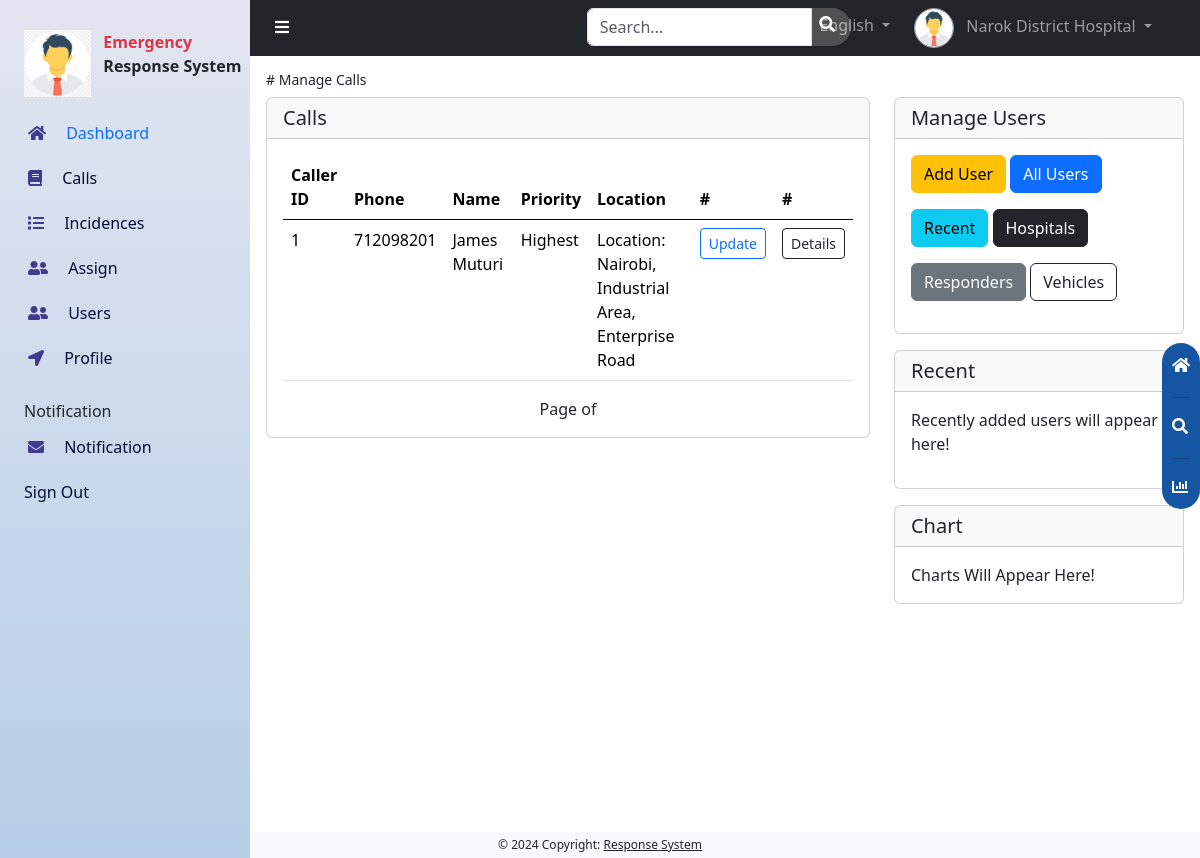
Screenshot of /admins/calls/ (signed in) with the database file from the repository.
### accounts/models.py (models this page shows)
class CustomUser(AbstractUser):
    role =[
        ('Responder', 'responder'),
        ('Hospital', 'hospital'),
        ('Vehicle', 'vehicle'),
    ]
    username = None
    email = models.EmailField(unique=True)
    full_names = models.CharField(max_length=100, blank=True)
    user_type = models.CharField(max_length=20, choices=role, default='Responder')
    location = models.ForeignKey(Location, on_delete=models.CASCADE, blank=True, null=True)
    date_joined = models.DateField(auto_now_add=True)
    USERNAME_FIELD = 'email'
    REQUIRED_FIELDS = ['full_names', ]
    objects = CustomUserManager()
    def __str__(self):
        return self.full_names

### administrator/models.py (models this page shows, shortened)
class Calls(models.Model):
    levels =[
        ('Highest', 'highest'),
        ('Moderate', 'moderate'),
        ('Low', 'low'),
    ]
    caller_name = models.CharField(max_length=100)
    caller_phone = models.IntegerField()
    location = models.ForeignKey(Location, on_delete=models.CASCADE)
    time_of_call = models.DateTimeField(auto_now_add=True)
    priority = models.CharField(max_length=50, choices=levels, default='Moderate')

### main/models.py (models this page shows)
class Location(models.Model):
    address = models.CharField(max_length=255)
    lon = models.FloatField()
    lat = models.FloatField()
    def __str__(self):
        return f'Location: {self.address}'

### administrator/views.py (the view)
# urls.py: path('calls/', views.calls, name='calls'),
@login_required
@user_passes_test(is_superuser)
def calls(request):
    calls = Calls.objects.all().order_by('-time_of_call')
    recent_calls = Calls.objects.all().order_by('-time_of_call')[0:3]
    context = {
        'calls': calls,
        'recent_calls': recent_calls
    }
    return render(request, 'calls/calls.html', context)

### administrator/views.py (called while the page is built)
def is_superuser(request):
    return is_superuser

### administrator/templates/calls/calls.html (shortened to what this page needs)
{% extends '../dashboard.html' %}
{% block content %}
<div id="content" class="can_have_sidenav">
    <div class="p-3">
        {% block items %}
        <h3 class="fw-lighter small"># Manage Calls</h3>
        <div class="row">
            <div class="col-12 col-lg-8 mb-4 mb-lg-0">
                {% if calls %}
                <div class="card">
                    <h5 class="card-header">Calls</h5>
                    <div class="card-body">
                        <div class="table-responsive">
                            <table class="table">
                                <thead>
                                    <tr>
                                        <th scope="col">Caller ID</th>
                                        <th scope="col">Phone</th>
                                        <th scope="col">Name</th>
                                        <th scope="col">Priority</th>
                                        <th scope="col">Location</th>
                                        <th scope="col">#</th>
                                        <th scope="col">#</th>
                                    </tr>
                                </thead>
                                <tbody>
                                    {% for call in calls %}
                                    <tr>
                                        <td>{{call.id}}</td>
                                        <td>{{call.caller_phone}}</td>
                                        <td>{{call.caller_name}}</td>
                                        <td>{{call.priority}}</td>
                                        <td>{{call.location}}</td>
                                        <td>
                                            <a href="{% url 'call_update' call.id %}"
                                                class="btn btn-sm btn-outline-primary">Update</a>
                                        </td>
                                        <td>
                                            <a href="{% url 'call_details' call.id %}"
                                                class="btn btn-sm btn-outline-dark">Details</a>
                                        </td>
                                    </tr>
                                    {% endfor %}
                                </tbody>
                            </table>
                        </div>
                        <div class='pagination justify-content-center'>
                            <span class='mx-4'>
                                Page {{ page_obj.number }} of {{ page_obj.paginator.num_pages }}
                            </span>
                        </div>
                    </div>
                </div>
                {% endif %}
            </div>
            {% endblock %}
            <div class="col">
                <div class="card mb-3">
                    <h5 class="card-header">Manage Users</h5>
                    <div class="card-body gap-5">
                        <a class="btn btn-block btn-warning mb-3" href="{% url 'add_user'%}">Add User</a>
                        <a class="btn btn-block btn-primary mb-3" href="{% url 'user_list'%}">All Users</a>
                        <a class="btn btn-block btn-info mb-3" href="{% url 'user_list'%}">Recent</a>
                        <a class="btn btn-block btn-dark mb-3" href="{% url 'hospital_users' %}">Hospitals</a>
                        <a class="btn btn-block btn-secondary mb-3" href="{% url 'responder_users' %}">Responders</a>
                        <a class="btn btn-block btn-outline-dark mb-3" href="{% url 'vehicle_users' %}">Vehicles</a>
                    </div>
                </div>
                <div class="card mb-3">
                    <h5 class="card-header">Recent</h5>
                    {% if recent_users %}
                    <div class="p-3">
                        {% for user in recent_users %}
                        <p>
                            <strong>{{user.user_type}}</strong>: {{user.full_names}} <a href="">details.</a>
                        </p>
                        {% endfor %}
                    </div>
                    {% else %}
                    <div class="card-body">
                        <p class="fw-lighter">
                            Recently added users will appear here!
                        </p>
                    </div>
                    {% endif %}
                </div>
                <div class="card">
                    <h5 class="card-header">Chart</h5>
                    <div class="card-body">
                        <div class="card-text fw-lighter">Charts Will Appear Here!</div>
                    </div>
                </div>
            </div>
        </div>
    </div>
</div>
{% endblock %}

### administrator/templates/dashboard.html (shortened to what this page needs)
{% load static %}
<!doctype html>
<html lang="en">
<head>
    <link rel="stylesheet" href="{% static 'css/bootstrap.min.css' %}">
    <link rel="stylesheet" href="{% static 'css/fontawesome.min.css' %}">
    <link rel="stylesheet" href="{% static 'css/chart.min.css' %}">
    <link rel="stylesheet" href="{% static 'css/custom.css' %}">
    <link href="https://cdn.jsdelivr.net/npm/bootstrap@5.3.3/dist/css/bootstrap.min.css" rel="stylesheet"
>
</head>
<body>
    <nav class="navbar navbar-expand-lg navbar-dark bg-dark text-light can_have_sidenav">
        <div class="container-fluid navbar-nav">
            <div class="row w-100">
                <div class="col-5 col-lg-4 ps-4 pe-4">
                    <button class="btn btn-nav" onclick="toggle_sidenav()">
                        <i class="fa fa-bars text-white"></i>
                    </button>
                </div>
                <div class="col-lg-4 ps-4 pe-4 d-none d-lg-block">
                    <div class="input-group nav-search d-none d-lg-inline-flex">
                        <input type="text" class="form-control search-input" placeholder="Search...">
                        <span>
                            <i class="fa fa-search pe-3 ps-2 pt-2 text-white"></i>
                        </span>
                    </div>
                </div>
                <div class="col-3 col-lg-4 ps-4 pe-4 d-flex justify-content-end">
                    <li class="nav-item dropdown d-none d-lg-inline-block">
                        <a class="nav-link dropdown-toggle p-0" href="#" id="navbarDropdown" role="button"
                            data-bs-toggle="dropdown" aria-expanded="false">
                            <button class="btn btn-nav me-2">
                                <i class="fa fa-globe text-white"></i>
                            </button>
                            English
                        </a>
                    </li>
                    <li class="nav-item dropdown d-inline-block ms-4 mobile-nav-3">
                        <a class="nav-link dropdown-toggle p-0" href="#" id="navbarDropdown" role="button"
                            data-bs-toggle="dropdown" aria-expanded="false">
                            <img src="{% static 'images/avatar.png' %}" class="me-lg-2 profile-img" width="40">
                            <span class="d-none d-lg-inline-block">{{request.user}}</span>
                        </a>
                    </li>
                </div>
            </div>
        </div>
    </nav>
    {% block content %}{% endblock %}
    <div id="floating-menu">
        <a href="">
            <i class="fa fa-home mb-2"></i>
        </a>
        <hr>
        <a href="">
            <i class="fa fa-search mb-2"></i>
        </a>
        <hr>
        <a href="">
            <i class="fa fa-chart-bar"></i>
        </a>
    </div>
    <div id="sidenav">
        <div class="row mb-3">
            <div class="col-4">
                <img src="{% static 'images/avatar.png' %}" alt="Logo" class="img-fluid ms-4">
            </div>
            <div class="col-8 ps-4">
                <p class="text-danger fw-bold mb-0">Emergency</p>
                <p class="mb-0 fw-bold">Response System</p>
            </div>
        </div>
        <a href="" class="this-page">
            <i class="fa fa-home side-icon me-3"></i>
            Dashboard
        </a>
        <a href="{% url 'calls' %}">
            <i class="fa fa-book side-icon me-3"></i>
            Calls
        </a>
        <a href="{% url 'incidents' %}">
            <i class="fa fa-list side-icon me-3"></i>
            Incidences
        </a>
        <a href="{% url 'pending_incidents'%}">
            <i class="fa fa-user-friends side-icon me-3"></i>
            Assign
        </a>
        <a href="{% url 'user_list'%}">
            <i class="fa fa-user-friends side-icon me-3"></i>
            Users
        </a>
        <a href="{% url 'update_profile'%}">
            <i class="fa fa-location-arrow side-icon me-3"></i>
            Profile
        </a>
        <p class="ms-4 mb-1 mt-3">Notification</p>
        <a href="">
            <i class="fa fa-envelope side-icon me-3"></i>
            Notification
        </a>
        <a href="{% url 'logout' %}" class="ms-4 ps-0">Sign Out</a>
    </div>
    <footer class="bg-light font-12 text-center text-lg-start">
        <div class="text-center p-1">
            © 2024 Copyright:
            <a class="text-dark" href="">Response System</a>
        </div>
    </footer>
</body>
</html>

### static/css/custom.css (style rules this page uses)
body { background-color: #f2f2f2; min-height: 97vh; }
#sidenav { height: 100%; position: fixed; z-index: 1; top: 0; left: 0; background: linear-gradient(180deg, rgba(227, 229, 241, 1) 0%, rgba(182, 206, 230, 1) 100%); transition: 0.5s; padding-top: 30px; width: 250px; overflow-x: hidden; overflow-y: auto; }
#sidenav a { padding: 8px 13px 13px 28px; text-decoration: none; font-size: 16px; color: #030f37; display: block; transition: 0.3s; overflow-x: hidden; }
.this-page { color: #0d6efd !important; }
.side-icon { color: #423a8e; }
.can_have_sidenav { margin-left: 250px; transition: 0.5s; }
#content { min-height: 97vh; }
@media screen and (min-width: 1000px) { #content { margin-left: 250px; } }
@media screen and (min-width: 1000px) { #sidenav { left: 0; } }
#floating-menu { position: fixed; top: 40%; right: 0; border-radius: 20px; background-color: #1655a2; padding: 10px; }
#floating-menu a { color: #fff; }
.btn-nav { color: #909090; background-color: #3f3f40; border-radius: 50%; padding: 10px 11px 5px 11px; }
.profile-img { border-radius: 50%; border: #a0a0a1 solid 1px; }
.nav-search { background-color: #4f5050; border-radius: 20px; color: #3f3f40; width: 60%; display: inline-flex; margin-left: 1vw; }
.search-input { background-color: #4f5050; border: none; border-radius: 20px; }
.search-input::placeholder { color: #f0f0f0; }
footer { background-color: rgba(0, 0, 0, 0.1) }
.font-12 { font-size: 12px; }

### rows the page displays
CustomUser: user "Narok District Hospital"
Calls: id "1", caller_phone "712098201", caller_name "James Muturi", priority "Highest", location "Location: Nairobi, Industrial Area, Enterprise Road"
